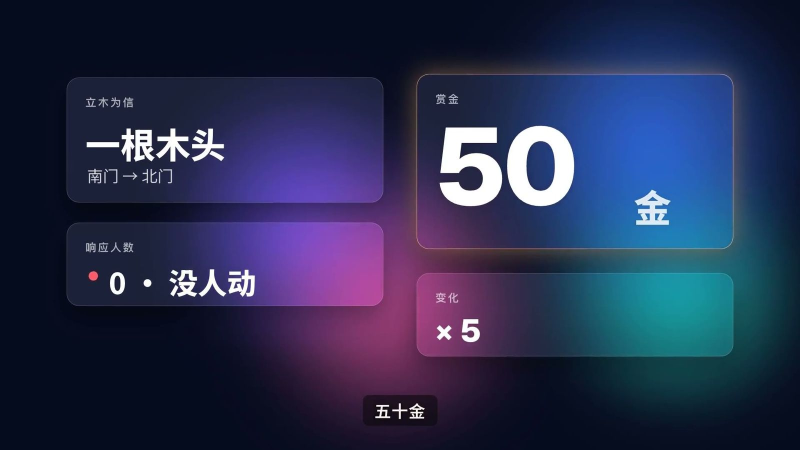
#> input picture skills/vibe-knowledge/styles/aurora/still.jpg, 1600 x 900 px (shown at 1/2 size)
$ python pixelize.py ../../vibe-knowledge/styles/aurora/still.jpg ../../vibe-knowledge/styles/aurora/still.jpg
#> lines starting #> are read from the running program, lines starting #| are printed output that depends on the picture
"""Turn an image into true pixel art on an exact grid: cover-crop to the target aspect, area-average down, a touch of contrast and
saturation, then a limited palette without dithering. Used for the host portrait (480x270) and pixel-style stills.
  python3 pixelize.py in.png assets/host.png [--w 480] [--h 270] [--colors 48] [--fy 0.5]
Also writes <out>_x4.png (nearest-neighbour preview at 4x) to look at."""
import sys
from PIL import Image, ImageEnhance


def arg(name, default):
    return type(default)(sys.argv[sys.argv.index(name) + 1]) if name in sys.argv else default


src, out = sys.argv[1], sys.argv[2]
W, H, K, fy = arg('--w', 480), arg('--h', 270), arg('--colors', 48), arg('--fy', .5)
im = Image.open(src).convert('RGB'); iw, ih = im.size; a = W / H
#> further down, im is the input picture: PIL image 1600x900 RGB; mean R, G, B 40.2, 47.1, 80.5
#> after `iw, ih = im.size`: iw = 1600; ih = 900
sw, sh = (ih * a, ih) if iw / ih > a else (iw, iw / a)
#> sw = 1600; sh = 900
sx, sy = (iw - sw) / 2, min(ih - sh, max(0, ih * fy - sh / 2))
#> sx = 0; sy = 0
px = im.crop((round(sx), round(sy), round(sx + sw), round(sy + sh))).resize((W, H), Image.BOX)
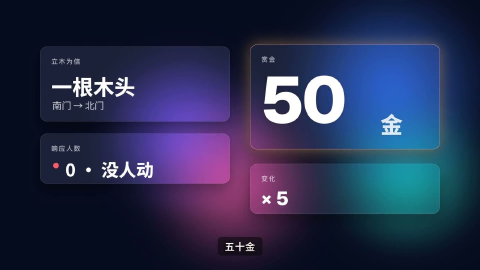
#> px: PIL image 480x270 RGB; mean R, G, B 40.2, 47.2, 80.5
px = ImageEnhance.Color(ImageEnhance.Contrast(px).enhance(1.1)).enhance(1.2)
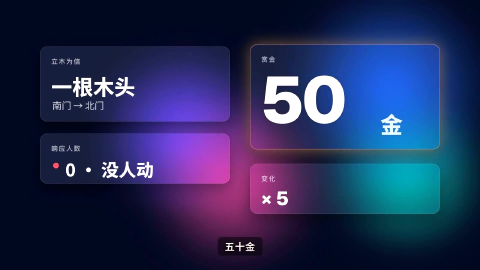
#> px: PIL image 480x270 RGB; mean R, G, B 36.6, 45.4, 89.5
px = px.quantize(colors=K, method=Image.Quantize.MEDIANCUT, dither=Image.Dither.NONE).convert('RGB')
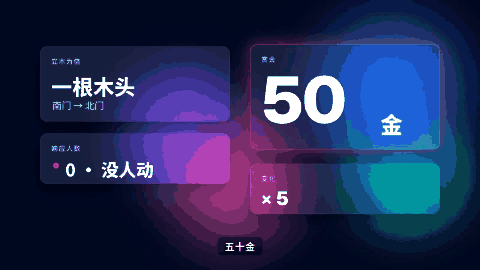
#> px: PIL image 480x270 RGB; mean R, G, B 36.3, 44.5, 89.6
px.save(out)
px.resize((W * 4, H * 4), Image.NEAREST).save(out.rsplit('.', 1)[0] + '_x4.png')
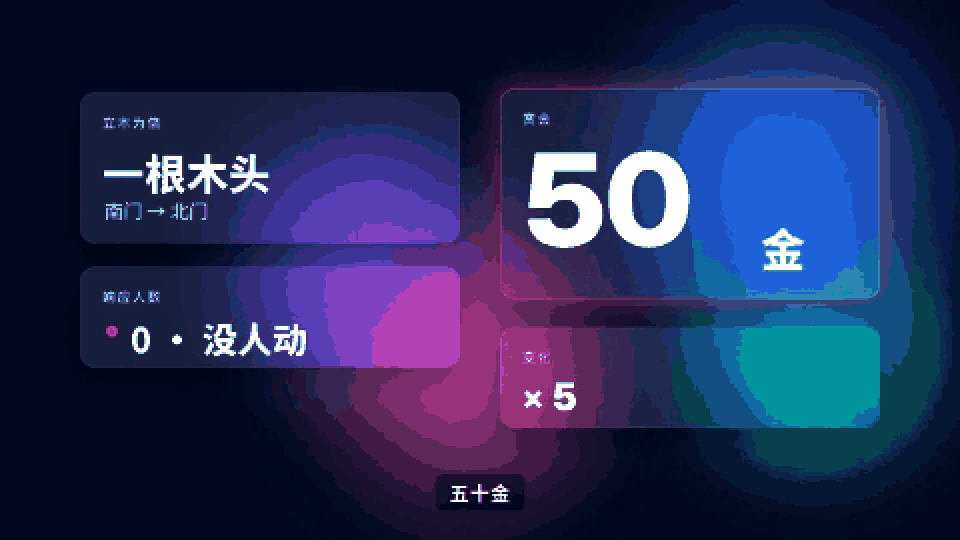
#> saved as still_x4.png: PIL image 1920x1080 RGB (shown at 1/2 size); mean R, G, B 36.3, 44.5, 89.6
print(out, W, H, K)
